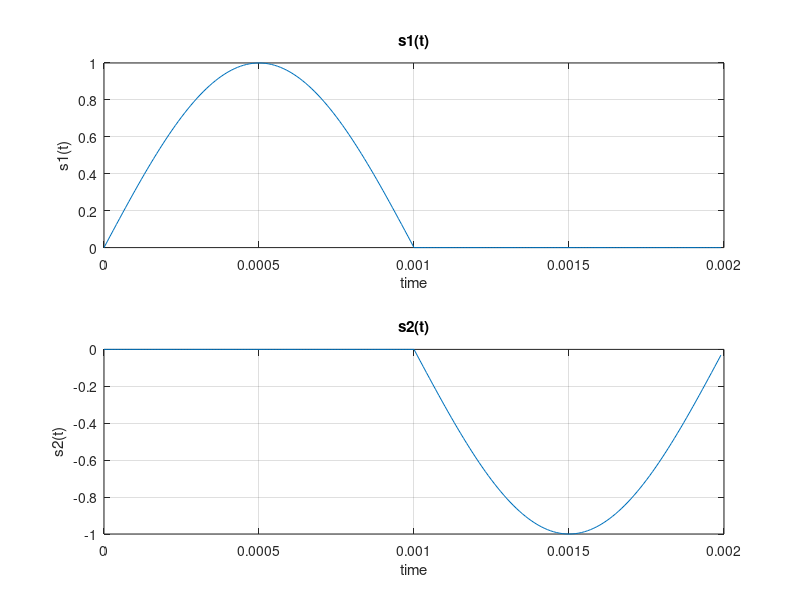
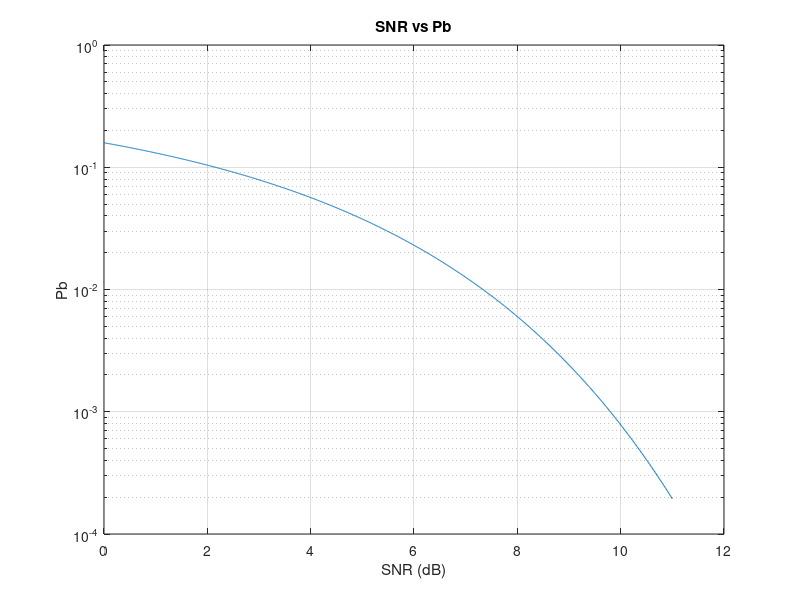
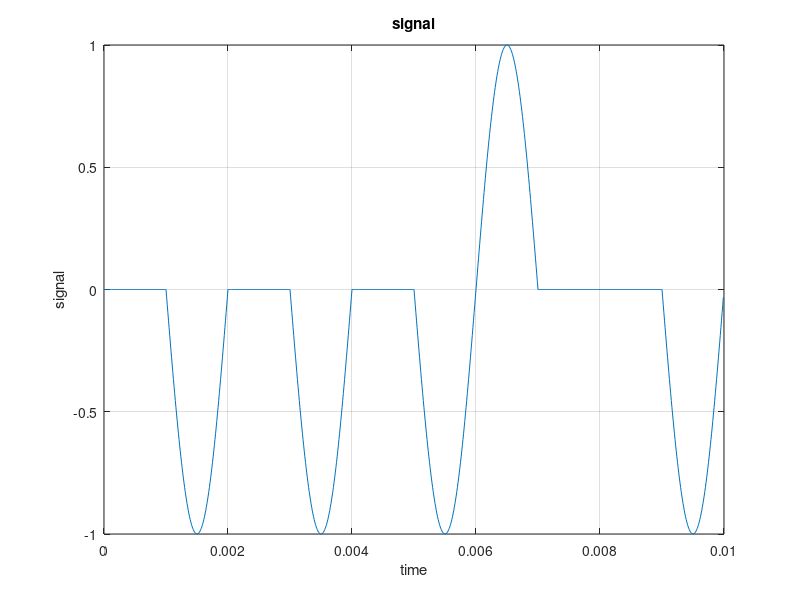

Write MATLAB code to recreate these figures, in order. (Note: this script raises an error after producing the figures.)

A = 1;
T = 2*10^-3;

s1 = @(t) A.*sin((2*pi*t)/T) .* (0<=t & t<=T/2);
s2 = @(t) -s1(t- T/2) .* (T/2<=t & t<=T);
Ts = 0.00001;
t = 0:Ts:T-Ts;
fs = 1/Ts;
figure;
% make subplot for the 2 signals
subplot(2,1,1);
plot(t,s1(t));
xlabel('time');
ylabel('s1(t)');
title('s1(t)');
grid on;

subplot(2,1,2);
plot(t,s2(t));
xlabel('time');
ylabel('s2(t)');
title('s2(t)');
grid on;

Eb = A^2*T/4;
% make a vector of SNR values from 0 to 11 dB
SNRdb = 0:0.01:11;
Pb =qfunc(sqrt(10.^(SNRdb/10)));

%plot SNRdb vs Pb
figure;
semilogy(SNRdb,Pb);
xlabel('SNR (dB)');
ylabel('Pb');
title('SNR vs Pb');
grid on;

% make random bits 100 thousand
bit_num = 10^6;
bits = randi([0 1],1,bit_num);
% if the bit is 1 then the signal is s1(t) if 0 the signal is s2(t)
signal = zeros(1,bit_num * length(t));
for i = 1:bit_num
    if bits(i) == 1
        signal((i-1)*length(t)+1:i*length(t)) = s1(t);
    else
        signal((i-1)*length(t)+1:i*length(t)) = s2(t);
    end
end
t_signal = 0:Ts:(bit_num*T);
%plot the signal for 5 T time
figure;
plot(t_signal(1:5*length(t)),signal(1:5*length(t)));
xlabel('time');
ylabel('signal');
title('signal');
grid on;

% add additive white gaussion noise to the signal for all SNR db values
SNRdb = 0:0.01:11;
% make the noise using awgn function
SNR = 10.^(SNRdb/10);
received_signal = awgn(signal,1/1000000,'measured');
% plot the received signal for 5 T time
figure;
plot(t_signal(1:5*length(t)),received_signal(1:5*length(t)));
xlabel('time');
ylabel('received signal');
title('received signal');
grid on;

% make the decision for the received signal and obtain received bits
received_bits = zeros(1,bit_num);
% we will use correlation to decide the received bits
% r(t) * (s1(t) - s2(t))  integral from 0 to T will be positive if the bit is 1
% and negative if the bit is 0

comporator_gama = 0;
for i = 1:bit_num
    % get the received signal for the i th bit
    received_signal_i = received_signal((i-1)*length(t)+1:i*length(t));
    % calculate the correlation
    correlation = sum(received_signal_i .* (s1(t) - s2(t)) .* Ts ) ;
    if correlation > comporator_gama
        received_bits(i) = 1;
    else
        received_bits(i) = 0;
    end
end
% plot received bits and original bits
figure;
plot(bits(1:100));
hold on;
plot(received_bits(1:100));
xlabel('bit index');
ylabel('bit value');
title('received bits vs original bits');
grid on;
legend('original bits','received bits');


% calculate the bit error rate
bit_error_rate = sum(abs(received_bits - bits))/bit_num;
% print sum of received bits and original bits
disp(['sum of (received bits - original bits) = ',num2str(sum(received_bits - bits))]);


disp(['bit error rate = ',num2str(bit_error_rate)]);


